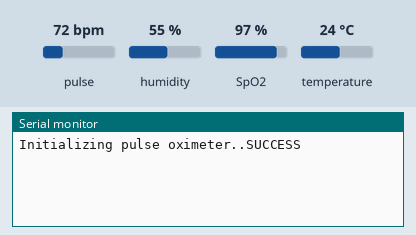
Recording of a sketch running on a simulated ESP32. Shown: the last lines printed to the serial monitor. The inputs (shaded band) are chosen by the test bench; at power-on: pulse 72 bpm, SpO2 97 %, humidity 55 %, temperature 24 °C. WiFi joins after 1.5 s; servers stay silent unless stated.

Above: at 3.0 s.
3.1 s: pulse set to 42 bpm
At 3.1 s:
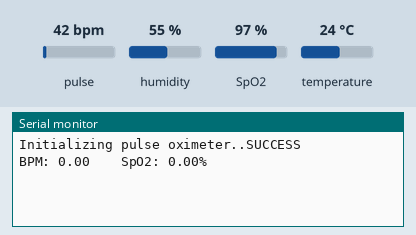
4.6 s: SpO2 set to 80 %
6.1 s: pulse set to 70 bpm
At 6.1 s:
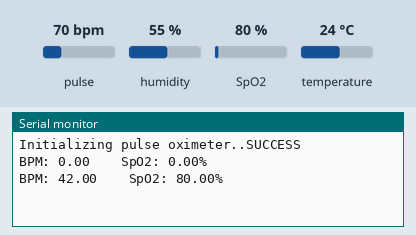
Timing chart, 0 to 9.1 s (numbered marks = the images above; inputs shaded):
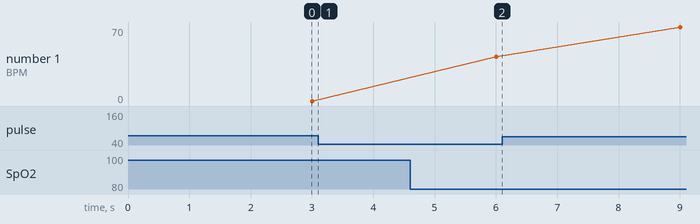

Measured:
- plotted number 1: 42 → 70 after the input at 6.1 s

The sketch:

Blynk_with_MAX30100.ino
```cpp
#include <Wire.h>
#include <WiFi.h>
#include <Blynk.h>
#include <MAX30100_PulseOximeter.h>
#include <BlynkSimpleEsp32.h>
#include <DHT.h>

char auth[] = "n9oEI3NB9wYKHK5Vdk0SqLTqZcOYKS_t";
//Blynk Authentication Token

/* WiFi credentials */
char ssid[] = "ciecie"; //Your WiFi SSID
char pass[] = "wikwikwik"; //Your WiFi Password

#define DHTTYPE DHT11
#define DHTPIN 14
#define REPORTING_PERIOD_MS     3000

float BPM, SpO2;

float t;

PulseOximeter pox;
uint32_t tsLastReport = 0;

DHT dht(DHTPIN, DHTTYPE);
BlynkTimer timer;
WidgetTerminal terminal(V7);

BLYNK_WRITE(V7)
{
    terminal.write(param.getBuffer(), param.getLength());
    terminal.println();

  // Ensure everything is sent
  terminal.flush();
}

//DHT11 Funtion
void sendSensor()
{
  //float h = dht.readHumidity();  // uncomment if humidity is required
  t = dht.readTemperature(); // or dht.readTemperature(true) for Fahrenheit

  if (/*isnan(h) ||*/ isnan(t)) {
    Serial.println("Failed to read from DHT sensor!");
    return;
  }
  // You can send any value at any time.
  // Please don't send more that 10 values per second.
  Blynk.virtualWrite(V5, t); //for temperature gauge meter
  Blynk.virtualWrite(V6, t); //for temperature value display
//  Blynk.virtualWrite(V7, h); //for humidity gauge meter
//  Blynk.virtualWrite(V8, h); //for humidity value display
}

void setup()
{
    Serial.begin(115200);
    dht.begin();
    timer.setInterval(1000L, sendSensor);                    //calling dht11 function
    terminal.flush();
    Blynk.begin(auth, ssid, pass);
    Serial.print("Initializing pulse oximeter..");
    // Initialize the PulseOximeter instance
    // Failures are generally due to an improper I2C wiring, missing power supply
    // or wrong target chip
    if (!pox.begin()) {
        Serial.println("FAILED");
        for(;;);
    } else {
        Serial.println("SUCCESS");
        digitalWrite(1,HIGH);
    }
     pox.setIRLedCurrent(MAX30100_LED_CURR_24MA);
}
void loop()
{
  Blynk.run();
  timer.run();
  pox.update();
  BPM = pox.getHeartRate();
  SpO2 = pox.getSpO2();
    if (millis() - tsLastReport > REPORTING_PERIOD_MS) {
        // to computer serial monitor
        Serial.print("BPM: ");
        Serial.print(BPM);
        Serial.print("    SpO2: ");
        Serial.print(SpO2);
        Serial.print("%");
        Serial.println("\n");
        Blynk.virtualWrite(V1,pox.getHeartRate());
        Blynk.virtualWrite(V2,pox.getHeartRate());
        Blynk.virtualWrite(V3,pox.getSpO2());
        Blynk.virtualWrite(V4,pox.getSpO2());
        if ((SpO2>95 && SpO2 <100) && (BPM>70 && BPM<100)){
          terminal.println("Patient's health is Normal");
        }
        else {
          terminal.println("Patient's health is Abnormal.");
        }
        tsLastReport = millis();
        terminal.flush();
    }
}
```
